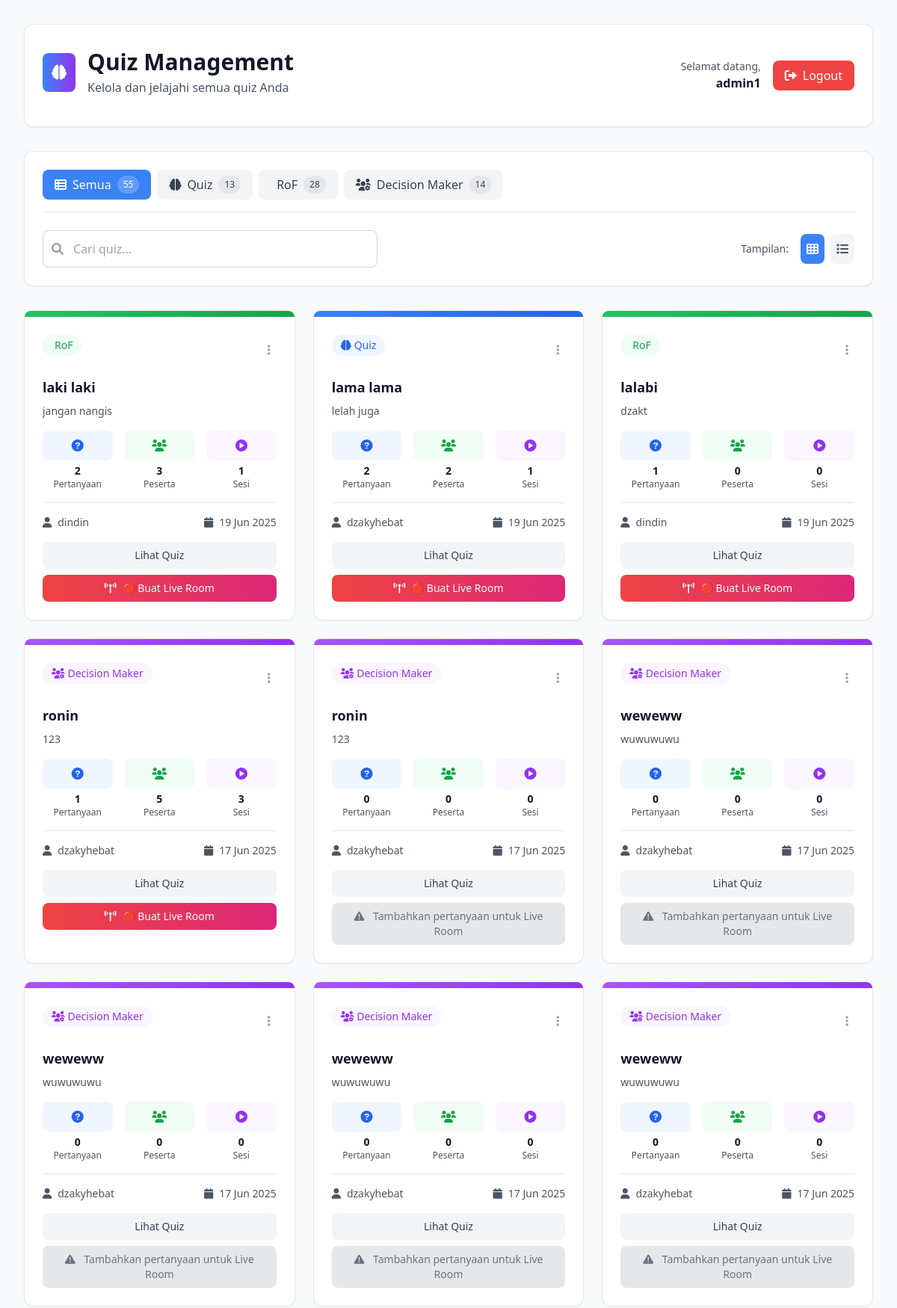
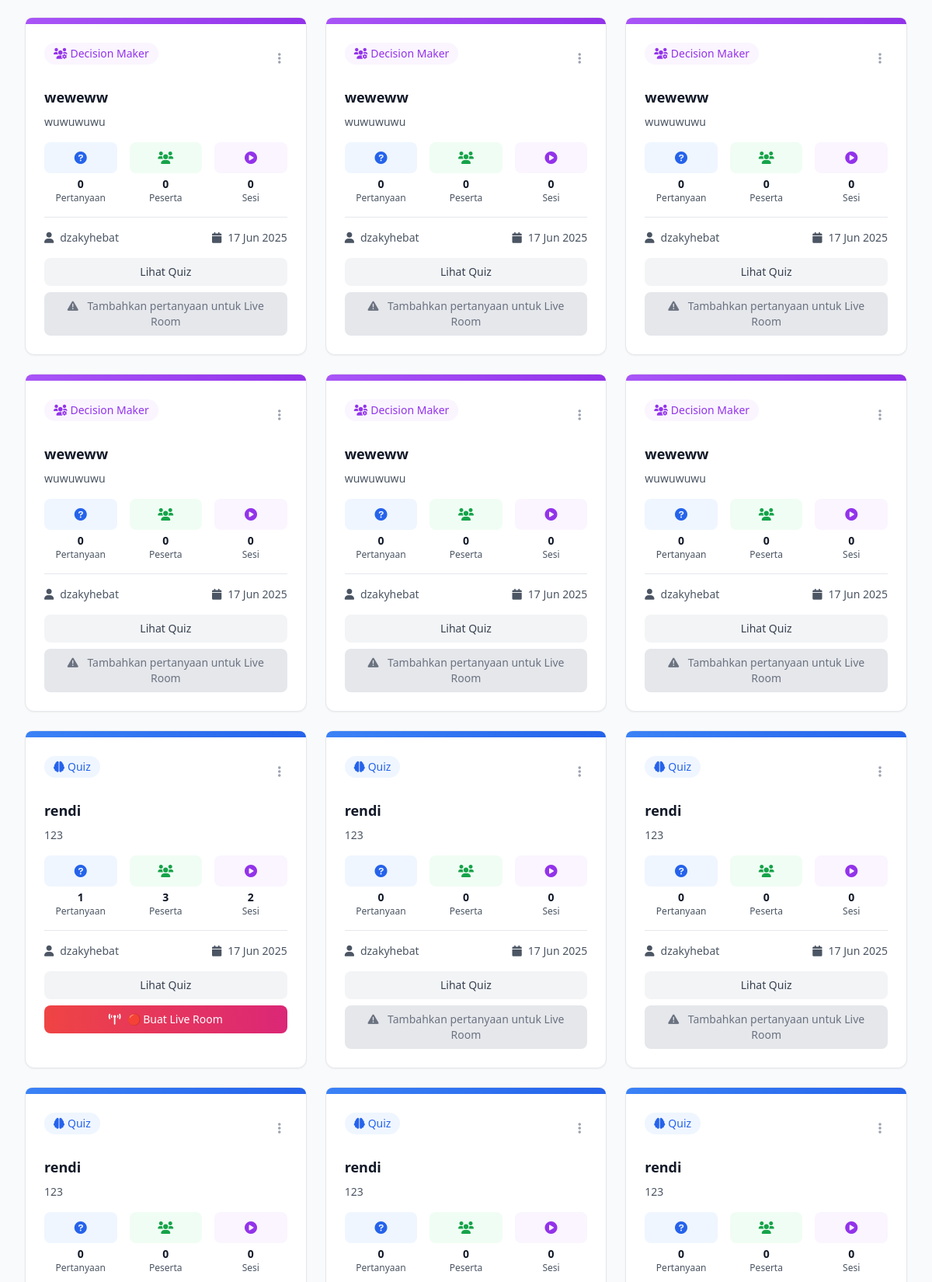
The page /pages/view_quiz.php (signed in, upper part) on the database its author committed (2 pictures, top to bottom).
### tables this page shows
CREATE TABLE `quizzes` (
  `quiz_id` bigint unsigned NOT NULL AUTO_INCREMENT,
  `title` varchar(100) NOT NULL,
  `description` text,
  `quiz_type` enum('normal','decision_maker','rof') NOT NULL,
  `created_by` bigint unsigned NOT NULL,
  `created_at` timestamp NULL DEFAULT CURRENT_TIMESTAMP,
  PRIMARY KEY (`quiz_id`),
  KEY `created_by` (`created_by`),
  CONSTRAINT `quizzes_ibfk_1` FOREIGN KEY (`created_by`) REFERENCES `users` (`user_id`) ON DELETE CASCADE
);

CREATE TABLE `users` (
  `user_id` bigint unsigned NOT NULL AUTO_INCREMENT,
  `username` varchar(50) NOT NULL,
  `password_hash` text NOT NULL,
  `email` varchar(100) DEFAULT NULL,
  `role` enum('admin','participant') DEFAULT 'participant',
  `created_at` timestamp NULL DEFAULT CURRENT_TIMESTAMP,
  `last_login` timestamp NULL DEFAULT NULL,
  `last_logout` timestamp NULL DEFAULT NULL,
  `last_login_ip` varchar(45) DEFAULT NULL,
  `session_count` int DEFAULT '0',
  PRIMARY KEY (`user_id`),
  UNIQUE KEY `username` (`username`)
);

### assets/php/view_quiz_data.php (called while the page is built, shortened)
<?php
class ViewQuizData {
  private $koneksi;
  public function __construct($koneksi) {
      $this->koneksi = $koneksi;
  }
  public function getQuizzes($category = 'all', $search = '') {
      $where_conditions = [];
      $where_clause = !empty($where_conditions) ? 'WHERE ' . implode(' AND ', $where_conditions) : '';
      $query = "
         SELECT
            q.quiz_id,
            q.title,
            q.description,
            q.quiz_type,
            q.created_at,
            u.username as creator,
            COUNT(DISTINCT qs.session_id) as total_sessions,
            COUNT(DISTINCT p.participant_id) as total_participants,
            CASE
                WHEN q.quiz_type = 'rof' THEN (
                    SELECT COUNT(*) FROM rof_questions rq WHERE rq.rof_quiz_id = q.quiz_id
                )
                WHEN q.quiz_type = 'decision_maker' THEN (
                    SELECT COUNT(*) FROM decision_maker_questions dq WHERE dq.quiz_id = q.quiz_id
                )
                ELSE (
                    SELECT COUNT(*) FROM questions qq WHERE qq.quiz_id = q.quiz_id
                )
            END as total_questions
        FROM quizzes q
        LEFT JOIN users u ON q.created_by = u.user_id
        LEFT JOIN quiz_sessions qs ON q.quiz_id = qs.quiz_id
        LEFT JOIN participants p ON qs.session_id = p.session_id
        $where_clause
        GROUP BY q.quiz_id, q.title, q.description, q.quiz_type, q.created_at, u.username
        ORDER BY q.created_at DESC
      ";
      $result = mysqli_query($this->koneksi, $query);
      $quizzes = [];
      while ($row = mysqli_fetch_assoc($result)) {
          $quizzes[] = $row;
      }
      return $quizzes;
  }
}
?>

### assets/php/components/quiz_card.php (the view, shortened to what this page needs)
<?php
$icons = [
  'normal' => 'fas fa-brain',
  'rof' => 'fas fa-target',
  'decision_maker' => 'fas fa-users-cog'
];
$labels = [
  'normal' => 'Quiz',
  'rof' => 'RoF',
  'decision_maker' => 'Decision Maker'
];
$colors = [
  'normal' => 'text-blue-600 bg-blue-50',
  'rof' => 'text-green-600 bg-green-50',
  'decision_maker' => 'text-purple-600 bg-purple-50'
];
$gradients = [
  'normal' => 'from-blue-500 to-blue-600',
  'rof' => 'from-green-500 to-green-600',
  'decision_maker' => 'from-purple-500 to-purple-600'
];
?>
<div class="bg-white rounded-xl shadow-sm border border-gray-200 hover:shadow-md transition-shadow duration-200 <?= $view_mode === 'list' ? 'flex' : '' ?>">
  <div class="<?= $view_mode === 'list' ? 'w-2 bg-gradient-to-b' : 'h-2 bg-gradient-to-r' ?>
      <?= $gradients[$quiz['quiz_type']] ?? 'from-gray-500 to-gray-600' ?>
      <?= $view_mode === 'list' ? 'rounded-l-xl' : 'rounded-t-xl' ?>">
  </div>
  <div class="p-6 flex-1">
      <div class="flex items-start justify-between mb-4">
          <div class="flex items-center">
              <span class="inline-flex items-center px-3 py-1 rounded-full text-sm font-medium <?= $colors[$quiz['quiz_type']] ?>">
                  <i class="<?= $icons[$quiz['quiz_type']] ?> mr-1"></i>
                  <?= $labels[$quiz['quiz_type']] ?>
              </span>
          </div>
          <div class="relative">
              <button onclick="toggleDropdown(<?= $quiz['quiz_id'] ?>)" class="p-2 text-gray-400 hover:text-gray-600 rounded-lg hover:bg-gray-100 transition-colors duration-200">
                  <i class="fas fa-ellipsis-v"></i>
              </button>
          </div>
      </div>
      <div class="mb-4">
          <h3 class="text-lg font-semibold text-gray-900 mb-2"><?= htmlspecialchars($quiz['title']) ?></h3>
          <p class="text-gray-600 text-sm line-clamp-2">
              <?= htmlspecialchars(substr($quiz['description'] ?? 'Tidak ada deskripsi tersedia', 0, 100)) ?>
          </p>
      </div>
      <div class="grid grid-cols-3 gap-4 mb-4">
          <div class="text-center">
              <div class="bg-blue-50 p-2 rounded-lg mb-1">
                  <i class="fas fa-question-circle text-blue-600"></i>
              </div>
              <p class="text-sm font-semibold text-gray-900"><?= $quiz['total_questions'] ?></p>
              <p class="text-xs text-gray-600">Pertanyaan</p>
          </div>
          <div class="text-center">
              <div class="bg-green-50 p-2 rounded-lg mb-1">
                  <i class="fas fa-users text-green-600"></i>
              </div>
              <p class="text-sm font-semibold text-gray-900"><?= $quiz['total_participants'] ?></p>
              <p class="text-xs text-gray-600">Peserta</p>
          </div>
          <div class="text-center">
              <div class="bg-purple-50 p-2 rounded-lg mb-1">
                  <i class="fas fa-play-circle text-purple-600"></i>
              </div>
              <p class="text-sm font-semibold text-gray-900"><?= $quiz['total_sessions'] ?></p>
              <p class="text-xs text-gray-600">Sesi</p>
          </div>
      </div>
      <div class="border-t border-gray-200 pt-4">
          <div class="flex items-center justify-between mb-4">
              <div class="flex items-center text-sm text-gray-600">
                  <i class="fas fa-user mr-2"></i>
                  <span><?= htmlspecialchars($quiz['creator']) ?></span>
              </div>
              <div class="flex items-center text-sm text-gray-600">
                  <i class="fas fa-calendar mr-2"></i>
                  <span><?= date('d M Y', strtotime($quiz['created_at'])) ?></span>
              </div>
          </div>
          <div class="space-y-2">
              <div class="flex gap-2">
                  <a href="quiz-detail.php?id=<?= $quiz['quiz_id'] ?>" class="flex-1 bg-gray-100 text-gray-700 text-center py-2 px-4 rounded-lg hover:bg-gray-200 transition-colors duration-200 text-sm font-medium">
                      Lihat Quiz
                  </a>
              </div>
              <?php if ($quiz['total_questions'] > 0): ?>
                  <button
                      onclick="createLiveRoom(<?= $quiz['quiz_id'] ?>, '<?= htmlspecialchars($quiz['title']) ?>')"
                      class="w-full bg-gradient-to-r from-red-500 to-pink-600 text-white py-2 px-4 rounded-lg hover:from-red-600 hover:to-pink-700 transition-all duration-200 text-sm font-medium flex items-center justify-center"
                      id="live-btn-<?= $quiz['quiz_id'] ?>"
                  >
                      <i class="fas fa-broadcast-tower mr-2"></i>
                      <span>🔴 Buat Live Room</span>
                  </button>
              <?php else: ?>
                  <div class="w-full bg-gray-200 text-gray-500 py-2 px-4 rounded-lg text-sm font-medium text-center">
                      <i class="fas fa-exclamation-triangle mr-2"></i>
                      Tambahkan pertanyaan untuk Live Room
                  </div>
              <?php endif; ?>
          </div>
      </div>
  </div>
</div>

### pages/view_quiz.php (shortened to what this page needs)
<?php
require_once '../assets/php/view_quiz_data.php';
$category = $_GET['category'] ?? 'all';
$search = $_GET['search'] ?? '';
$view_mode = $_GET['view'] ?? 'grid';
$dataHandler = new ViewQuizData($koneksi);
try {
  $quizzes = $dataHandler->getQuizzes($category, $search);
} catch (Exception $e) {
  die("Error loading data: " . $e->getMessage());
}
?>
<!DOCTYPE html>
<html lang="id">
<head>
  <script src="https://cdn.tailwindcss.com"></script>
  <link href="https://cdnjs.cloudflare.com/ajax/libs/font-awesome/6.0.0/css/all.min.css" rel="stylesheet">
</head>
<body class="bg-gray-50 min-h-screen">
  <div class="max-w-7xl mx-auto px-4 sm:px-6 lg:px-8 py-8">
      <?php include '../assets/php/components/quiz_header.php'; ?>
      <?php include '../assets/php/components/quiz_filters.php'; ?>
      <?php if (empty($quizzes)): ?>
          <?php include '../assets/php/components/quiz_empty_state.php'; ?>
      <?php else: ?>
          <div class="<?= $view_mode === 'list' ? 'space-y-4' : 'grid grid-cols-1 md:grid-cols-2 lg:grid-cols-3 gap-6' ?>">
              <?php foreach ($quizzes as $quiz): ?>
                  <?php include '../assets/php/components/quiz_card.php'; ?>
              <?php endforeach; ?>
          </div>
      <?php endif; ?>
  </div>
</body>
</html>

### rows shown on the page
quizzes: quiz_type "RoF", title "laki laki", description "jangan nangis", total_questions "2", total_participants "3", total_sessions "1", created_by.username "dindin", created_at "19 Jun 2025"
quizzes: quiz_type "Quiz", title "lama lama", description "lelah juga", total_questions "2", total_participants "2", total_sessions "1", created_by.username "dzakyhebat", created_at "19 Jun 2025"
quizzes: quiz_type "RoF", title "lalabi", description "dzakt", total_questions "1", total_participants "0", total_sessions "0", created_by.username "dindin", created_at "19 Jun 2025"
quizzes: quiz_type "Decision Maker", title "ronin", description "123", total_questions "1", total_participants "5", total_sessions "3", created_by.username "dzakyhebat", created_at "17 Jun 2025"
quizzes: quiz_type "Decision Maker", title "ronin", description "123", total_questions "0", total_participants "0", total_sessions "0", created_by.username "dzakyhebat", created_at "17 Jun 2025", shows "Tambahkan pertanyaan untuk Live Room"
quizzes: quiz_type "Decision Maker", title "weweww", description "wuwuwuwu", total_questions "0", total_participants "0", total_sessions "0", created_by.username "dzakyhebat", created_at "17 Jun 2025", shows "Tambahkan pertanyaan untuk Live Room"
quizzes: quiz_type "Decision Maker", title "weweww", description "wuwuwuwu", total_questions "0", total_participants "0", total_sessions "0", created_by.username "dzakyhebat", created_at "17 Jun 2025", shows "Tambahkan pertanyaan untuk Live Room"
quizzes: quiz_type "Decision Maker", title "weweww", description "wuwuwuwu", total_questions "0", total_participants "0", total_sessions "0", created_by.username "dzakyhebat", created_at "17 Jun 2025", shows "Tambahkan pertanyaan untuk Live Room"
quizzes: quiz_type "Decision Maker", title "weweww", description "wuwuwuwu", total_questions "0", total_participants "0", total_sessions "0", created_by.username "dzakyhebat", created_at "17 Jun 2025", shows "Tambahkan pertanyaan untuk Live Room"
quizzes: quiz_type "Decision Maker", title "weweww", description "wuwuwuwu", total_questions "0", total_participants "0", total_sessions "0", created_by.username "dzakyhebat", created_at "17 Jun 2025", shows "Tambahkan pertanyaan untuk Live Room"
quizzes: quiz_type "Decision Maker", title "weweww", description "wuwuwuwu", total_questions "0", total_participants "0", total_sessions "0", created_by.username "dzakyhebat", created_at "17 Jun 2025", shows "Tambahkan pertanyaan untuk Live Room"
quizzes: quiz_type "Decision Maker", title "weweww", description "wuwuwuwu", total_questions "0", total_participants "0", total_sessions "0", created_by.username "dzakyhebat", created_at "17 Jun 2025", shows "Tambahkan pertanyaan untuk Live Room"
quizzes: quiz_type "Decision Maker", title "weweww", description "wuwuwuwu", total_questions "0", total_participants "0", total_sessions "0", created_by.username "dzakyhebat", created_at "17 Jun 2025", shows "Tambahkan pertanyaan untuk Live Room"
quizzes: quiz_type "Decision Maker", title "weweww", description "wuwuwuwu", total_questions "0", total_participants "0", total_sessions "0", created_by.username "dzakyhebat", created_at "17 Jun 2025", shows "Tambahkan pertanyaan untuk Live Room"
quizzes: quiz_type "Decision Maker", title "weweww", description "wuwuwuwu", total_questions "0", total_participants "0", total_sessions "0", created_by.username "dzakyhebat", created_at "17 Jun 2025", shows "Tambahkan pertanyaan untuk Live Room"
quizzes: quiz_type "Quiz", title "rendi", description "123", total_questions "1", total_participants "3", total_sessions "2", created_by.username "dzakyhebat", created_at "17 Jun 2025"
quizzes: quiz_type "Quiz", title "rendi", description "123", total_questions "0", total_participants "0", total_sessions "0", created_by.username "dzakyhebat", created_at "17 Jun 2025", shows "Tambahkan pertanyaan untuk Live Room"
quizzes: quiz_type "Quiz", title "rendi", description "123", total_questions "0", total_participants "0", total_sessions "0", created_by.username "dzakyhebat", created_at "17 Jun 2025", shows "Tambahkan pertanyaan untuk Live Room"
quizzes: quiz_type "Quiz", title "rendi", description "123", total_questions "0", total_participants "0", total_sessions "0"
quizzes: quiz_type "Quiz", title "rendi", description "123", total_questions "0", total_participants "0", total_sessions "0"
quizzes: quiz_type "Quiz", title "rendi", description "123", total_questions "0", total_participants "0", total_sessions "0"

### other values the page prints
$_SESSION['user_name'] "admin1"
$counts['total'] "55"
$counts['normal'] "13"
$counts['rof'] "28"
$counts['decision_maker'] "14"
